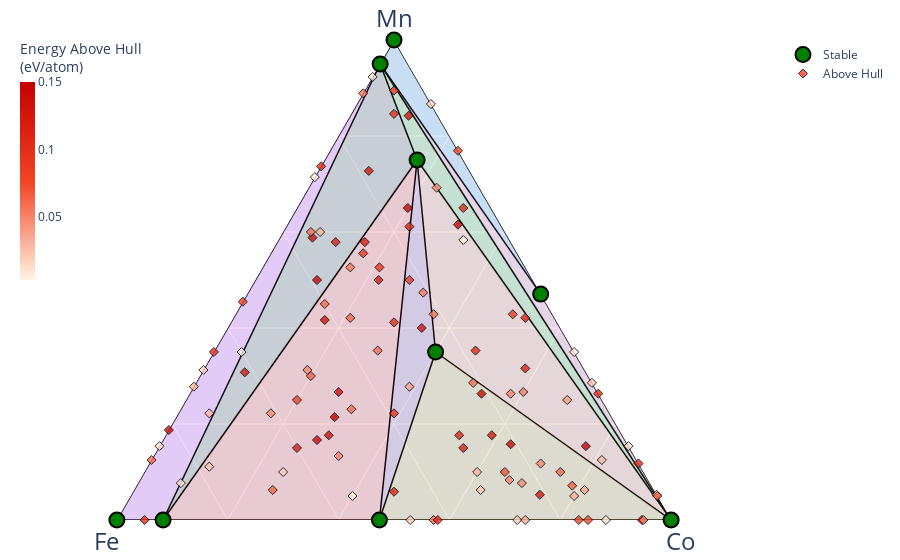

Source (notebook cell):
### Markdown cell above
## View the Phase Diagram

### Code cell
# Plot the phase diagram (for ternary systems)
if result.phase_diagram is not None:
    try:
        fig = explorer.plot_phase_diagram(result, show_unstable=0.150)
        fig.show()
    except Exception as e:
        print(f"Phase diagram plotting not available: {e}")
else:
    print("No phase diagram available (need at least 2 valid candidates)")

### Figure 1 — Plotly figure (JSON) as saved in the notebook; plotly's stock layout.template omitted (floating-point values rounded to 4 significant figures)
{"data": [{"a": [7, 18, null, 0, 0, null, 18, 0, null, 19, 0, null, 7, 0, null, 18, 19, null, 0, 0, null, 0, 0, null, 8, 0, null, 19, 2, null, 0, 7, null, 0, 18, null, 0, 19, null, 8, 19, null, 0, 18, null, 19, 0, null, 8, 2, null], "b": [5, 2, null, 11, 2, null, 2, 0, null, 1, 0, null, 5, 0, null, 2, 1, null, 20, 0, null, 20, 11, null, 0, 0, null, 1, 0, null, 20, 5, null, 11, 2, null, 11, 1, null, 0, 1, null, 20, 2, null, 1, 2, null, 0, 0, null], "c": [8, 4, null, 1, 0, null, 4, 4, null, 0, 4, null, 8, 4, null, 4, 0, null, 18, 4, null, 18, 1, null, 9, 4, null, 0, 0, null, 18, 8, null, 1, 4, null, 1, 0, null, 9, 0, null, 18, 4, null, 0, 0, null, 9, 0, null], "hoverinfo": "none", "line": {"color": "black", "width": 1.5}, "mode": "lines", "showlegend": false, "type": "scatterternary"}, {"a": [2, 19, 8], "b": [0, 1, 0], "c": [0, 0, 9], "fill": "toself", "fillcolor": "#2E91E5", "hovertemplate": "<extra></extra>", "line": {"width": 0}, "mode": "lines", "name": "Mn—Mn<sub>19</sub>Fe—Mn<sub>8</sub>Co<sub>9</sub>", "opacity": 0.15, "showlegend": false, "type": "scatterternary"}, {"a": [0, 19, 8], "b": [0, 1, 0], "c": [4, 0, 9], "fill": "toself", "fillcolor": "#E15F99", "hovertemplate": "<extra></extra>", "line": {"width": 0}, "mode": "lines", "name": "Co—Mn<sub>19</sub>Fe—Mn<sub>8</sub>Co<sub>9</sub>", "opacity": 0.15, "showlegend": false, "type": "scatterternary"}, {"a": [0, 19, 18], "b": [0, 1, 2], "c": [4, 0, 4], "fill": "toself", "fillcolor": "#1CA71C", "hovertemplate": "<extra></extra>", "line": {"width": 0}, "mode": "lines", "name": "Co—Mn<sub>19</sub>Fe—Mn<sub>9</sub>FeCo<sub>2</sub>", "opacity": 0.15, "showlegend": false, "type": "scatterternary"}, {"a": [0, 0, 18], "b": [20, 11, 2], "c": [18, 1, 4], "fill": "toself", "fillcolor": "#FB0D0D", "hovertemplate": "<extra></extra>", "line": {"width": 0}, "mode": "lines", "name": "Fe<sub>10</sub>Co<sub>9</sub>—Fe<sub>11</sub>Co—Mn<sub>9</sub>FeCo<sub>2</sub>", "opacity": 0.15, "showlegend": false, "type": "scatterternary"}, {"a": [0, 0, 19], "b": [2, 11, 1], "c": [0, 1, 0], "fill": "toself", "fillcolor": "#DA16FF", "hovertemplate": "<extra></extra>", "line": {"width": 0}, "mode": "lines", "name": "Fe—Fe<sub>11</sub>Co—Mn<sub>19</sub>Fe", "opacity": 0.15, "showlegend": false, "type": "scatterternary"}, {"a": [0, 19, 18], "b": [11, 1, 2], "c": [1, 0, 4], "fill": "toself", "fillcolor": "#222A2A", "hovertemplate": "<extra></extra>", "line": {"width": 0}, "mode": "lines", "name": "Fe<sub>11</sub>Co—Mn<sub>19</sub>Fe—Mn<sub>9</sub>FeCo<sub>2</sub>", "opacity": 0.15, "showlegend": false, "type": "scatterternary"}, {"a": [0, 0, 7], "b": [0, 20, 5], "c": [4, 18, 8], "fill": "toself", "fillcolor": "#B68100", "hovertemplate": "<extra></extra>", "line": {"width": 0}, "mode": "lines", "name": "Co—Fe<sub>10</sub>Co<sub>9</sub>—Mn<sub>7</sub>Fe<sub>5</sub>Co<sub>8</sub>", "opacity": 0.15, "showlegend": false, "type": "scatterternary"}, {"a": [0, 7, 18], "b": [20, 5, 2], "c": [18, 8, 4], "fill": "toself", "fillcolor": "#750D86", "hovertemplate": "<extra></extra>", "line": {"width": 0}, "mode": "lines", "name": "Fe<sub>10</sub>Co<sub>9</sub>—Mn<sub>7</sub>Fe<sub>5</sub>Co<sub>8</sub>—Mn<sub>9</sub>FeCo<sub>2</sub>", "opacity": 0.15, "showlegend": false, "type": "scatterternary"}, {"a": [0, 7, 18], "b": [0, 5, 2], "c": [4, 8, 4], "fill": "toself", "fillcolor": "#EB663B", "hovertemplate": "<extra></extra>", "line": {"width": 0}, "mode": "lines", "name": "Co—Mn<sub>7</sub>Fe<sub>5</sub>Co<sub>8</sub>—Mn<sub>9</sub>FeCo<sub>2</sub>", "opacity": 0.15, "showlegend": false, "type": "scatterternary"}, {"a": [7, 18, 0, 0, 0, 19, 0, 8, 2], "b": [5, 2, 11, 2, 0, 1, 20, 0, 0], "c": [8, 4, 1, 0, 4, 0, 18, 9, 0], "cliponaxis": false, "hoverinfo": "text", "hoverlabel": {"font": {"size": 14}}, "hovertext": ["Mn<sub>7</sub>Fe<sub>5</sub>Co<sub>8</sub> (Co8Fe5Mn7 (P4-m)) <br>  Formation energy: -0.058 eV/atom <br>  (Stable)<br><br> Mn: 0.35<br> Fe: 0.25<br> Co: 0.4", "Mn<sub>9</sub>FeCo<sub>2</sub> (Co2FeMn9 (Cm)) <br>  Formation energy: -0.085 eV/atom <br>  (Stable)<br><br> Mn: 0.75<br> Fe: 0.083333<br> Co: 0.166667", "Fe<sub>11</sub>Co (CoFe11 (P2-m)) <br>  Formation energy: -0.023 eV/atom <br>  (Stable)<br><br> Mn: 0.0<br> Fe: 0.916667<br> Co: 0.083333", "Fe (Fe (Im-3m)) <br>  Formation energy: 0.0 eV/atom <br>  (Stable)<br><br> Mn: 0.0<br> Fe: 1.0<br> Co: 0.0", "Co (Co (Fm-3m)) <br>  Formation energy: 0.0 eV/atom <br>  (Stable)<br><br> Mn: 0.0<br> Fe: 0.0<br> Co: 1.0", "Mn<sub>19</sub>Fe (FeMn19 (P1)) <br>  Formation energy: -0.055 eV/atom <br>  (Stable)<br><br> Mn: 0.95<br> Fe: 0.05<br> Co: 0.0", "Fe<sub>10</sub>Co<sub>9</sub> (Co9Fe10 (Cm)) <br>  Formation energy: -0.039 eV/atom <br>  (Stable)<br><br> Mn: 0.0<br> Fe: 0.526316<br> Co: 0.473684", "Mn<sub>8</sub>Co<sub>9</sub> (Co9Mn8 (P1)) <br>  Formation energy: -0.003 eV/atom <br>  (Stable)<br><br> Mn: 0.470588<br> Fe: 0.0<br> Co: 0.529412", "Mn (Mn (Im-3m)) <br>  Formation energy: 0.0 eV/atom <br>  (Stable)<br><br> Mn: 1.0<br> Fe: 0.0<br> Co: 0.0"], "marker": {"color": "green", "line": {"color": "black", "width": 2}, "size": 15, "symbol": "circle"}, "mode": "markers", "name": "Stable", "showlegend": true, "type": "scatterternary"}, {"a": [0, 0, 0, 0, 0, 0, 0, 0, 0, 0, 0, 1, 1, 1, 2, 3, 2, 3, 1, 1, 2, 2, 2, 1, 2, 1, 1, 4, 2, 2, 2, 2, 2, 2, 2, 4, 4, 2, 3, 3, 6, 3, 6, 3, 3, 3, 3, 3, 3, 4, 4, 4, 4, 4, 4, 4, 8, 5, 10, 5, 5, 5, 5, 5, 5, 5, 10, 5, 6, 6, 6, 6, 12, 7, 14, 7, 7, 7, 8, 8, 8, 8, 16, 8, 9, 9, 9, 9, 9, 9, 9, 10, 10, 10, 10, 10, 22, 11, 11, 11, 24, 12, 13, 13, 13, 14, 16, 17], "b": [1, 2, 2, 4, 6, 3, 5, 5, 24, 8, 38, 0, 0, 2, 4, 9, 6, 9, 3, 4, 10, 14, 14, 8, 22, 11, 11, 0, 0, 0, 1, 1, 3, 3, 5, 16, 22, 13, 4, 4, 10, 5, 12, 6, 7, 9, 10, 12, 13, 1, 2, 3, 7, 7, 8, 11, 26, 0, 4, 3, 4, 5, 6, 6, 8, 11, 22, 13, 1, 2, 3, 3, 12, 0, 2, 5, 12, 13, 1, 1, 1, 2, 10, 7, 1, 4, 4, 5, 5, 7, 8, 0, 5, 5, 6, 6, 2, 3, 5, 6, 2, 7, 0, 1, 3, 5, 1, 1], "c": [5, 36, 38, 30, 8, 17, 13, 14, 27, 11, 2, 18, 19, 11, 26, 18, 16, 27, 16, 14, 20, 0, 2, 8, 2, 4, 8, 10, 11, 15, 10, 13, 12, 15, 13, 10, 0, 5, 10, 12, 4, 9, 8, 11, 4, 5, 5, 5, 0, 11, 9, 7, 4, 7, 1, 3, 2, 14, 0, 11, 10, 2, 0, 7, 3, 0, 8, 0, 7, 11, 5, 8, 10, 13, 8, 5, 1, 0, 0, 4, 10, 1, 14, 4, 3, 5, 6, 1, 4, 2, 3, 3, 3, 4, 1, 3, 2, 4, 3, 2, 0, 1, 2, 6, 4, 0, 2, 1], "cliponaxis": false, "hoverinfo": "text", "hoverlabel": {"font": {"size": 14}}, "hovertext": ["FeCo<sub>5</sub> (Co5Fe (P6-mmm)) <br>  Formation energy: 0.066 eV/atom <br>  Energy Above Hull: (+0.078 eV/atom)<br><br> Mn: 0.0<br> Fe: 0.166667<br> Co: 0.833333", "FeCo<sub>18</sub> (Co18Fe (Cm)) <br>  Formation energy: 0.077 eV/atom <br>  Energy Above Hull: (+0.081 eV/atom)<br><br> Mn: 0.0<br> Fe: 0.052632<br> Co: 0.947368", "FeCo<sub>19</sub> (Co19Fe (Cm)) <br>  Formation energy: 0.048 eV/atom <br>  Energy Above Hull: (+0.052 eV/atom)<br><br> Mn: 0.0<br> Fe: 0.05<br> Co: 0.95", "Fe<sub>2</sub>Co<sub>15</sub> (Co15Fe2 (C2-m)) <br>  Formation energy: 0.0 eV/atom <br>  Energy Above Hull: (+0.009 eV/atom)<br><br> Mn: 0.0<br> Fe: 0.117647<br> Co: 0.882353", "Fe<sub>3</sub>Co<sub>4</sub> (Co4Fe3 (I4mm)) <br>  Formation energy: 0.028 eV/atom <br>  Energy Above Hull: (+0.06 eV/atom)<br><br> Mn: 0.0<br> Fe: 0.428571<br> Co: 0.571429", "Fe<sub>3</sub>Co<sub>17</sub> (Co17Fe3 (P1)) <br>  Formation energy: 0.064 eV/atom <br>  Energy Above Hull: (+0.075 eV/atom)<br><br> Mn: 0.0<br> Fe: 0.15<br> Co: 0.85", "Fe<sub>5</sub>Co<sub>13</sub> (Co13Fe5 (P-31m)) <br>  Formation energy: -0.0 eV/atom <br>  Energy Above Hull: (+0.02 eV/atom)<br><br> Mn: 0.0<br> Fe: 0.277778<br> Co: 0.722222", "Fe<sub>5</sub>Co<sub>14</sub> (Co14Fe5 (P1)) <br>  Formation energy: 0.012 eV/atom <br>  Energy Above Hull: (+0.032 eV/atom)<br><br> Mn: 0.0<br> Fe: 0.263158<br> Co: 0.736842", "Fe<sub>8</sub>Co<sub>9</sub> (Co9Fe8 (R-3m)) <br>  Formation energy: -0.015 eV/atom <br>  Energy Above Hull: (+0.02 eV/atom)<br><br> Mn: 0.0<br> Fe: 0.470588<br> Co: 0.529412", "Fe<sub>8</sub>Co<sub>11</sub> (Co11Fe8 (Pm)) <br>  Formation energy: 0.072 eV/atom <br>  Energy Above Hull: (+0.103 eV/atom)<br><br> Mn: 0.0<br> Fe: 0.421053<br> Co: 0.578947", "Fe<sub>19</sub>Co (CoFe19 (Cm)) <br>  Formation energy: 0.087 eV/atom <br>  Energy Above Hull: (+0.101 eV/atom)<br><br> Mn: 0.0<br> Fe: 0.95<br> Co: 0.05", "MnCo<sub>18</sub> (Co18Mn (P-1)) <br>  Formation energy: 0.003 eV/atom <br>  Energy Above Hull: (+0.003 eV/atom)<br><br> Mn: 0.052632<br> Fe: 0.0<br> Co: 0.947368", "MnCo<sub>19</sub> (Co19Mn (P1)) <br>  Formation energy: 0.068 eV/atom <br>  Energy Above Hull: (+0.069 eV/atom)<br><br> Mn: 0.05<br> Fe: 0.0<br> Co: 0.95", "MnFe<sub>2</sub>Co<sub>11</sub> (Co11Fe2Mn (P1)) <br>  Formation energy: 0.047 eV/atom <br>  Energy Above Hull: (+0.066 eV/atom)<br><br> Mn: 0.071429<br> Fe: 0.142857<br> Co: 0.785714", "MnFe<sub>2</sub>Co<sub>13</sub> (Co13Fe2Mn (Amm2)) <br>  Formation energy: 0.02 eV/atom <br>  Energy Above Hull: (+0.036 eV/atom)<br><br> Mn: 0.0625<br> Fe: 0.125<br> Co: 0.8125", "Mn(FeCo<sub>2</sub>)<sub>3</sub> (Co6Fe3Mn (R3m)) <br>  Formation energy: -0.005 eV/atom <br>  Energy Above Hull: (+0.028 eV/atom)<br><br> Mn: 0.1<br> Fe: 0.3<br> Co: 0.6", "MnFe<sub>3</sub>Co<sub>8</sub> (Co8Fe3Mn (Pm)) <br>  Formation energy: 0.023 eV/atom <br>  Energy Above Hull: (+0.051 eV/atom)<br><br> Mn: 0.083333<br> Fe: 0.25<br> Co: 0.666667", "Mn(FeCo<sub>3</sub>)<sub>3</sub> (Co9Fe3Mn (R3m)) <br>  Formation energy: 0.019 eV/atom <br>  Energy Above Hull: (+0.045 eV/atom)<br><br> Mn: 0.076923<br> Fe: 0.230769<br> Co: 0.692308", "MnFe<sub>3</sub>Co<sub>16</sub> (Co16Fe3Mn (Pm)) <br>  Formation energy: 0.015 eV/atom <br>  Energy Above Hull: (+0.032 eV/atom)<br><br> Mn: 0.05<br> Fe: 0.15<br> Co: 0.8", "Mn(Fe<sub>2</sub>Co<sub>7</sub>)<sub>2</sub> (Co14Fe4Mn (P1)) <br>  Formation energy: 0.102 eV/atom <br>  Energy Above Hull: (+0.124 eV/atom)<br><br> Mn: 0.052632<br> Fe: 0.210526<br> Co: 0.736842", "Mn(FeCo<sub>2</sub>)<sub>5</sub> (Co10Fe5Mn (C2)) <br>  Formation energy: -0.007 eV/atom <br>  Energy Above Hull: (+0.023 eV/atom)<br><br> Mn: 0.0625<br> Fe: 0.3125<br> Co: 0.625", "MnFe<sub>7</sub> (Fe7Mn (Cmmm)) <br>  Formation energy: 0.054 eV/atom <br>  Energy Above Hull: (+0.061 eV/atom)<br><br> Mn: 0.125<br> Fe: 0.875<br> Co: 0.0", "MnFe<sub>7</sub>Co (CoFe7Mn (Cm)) <br>  Formation energy: -0.012 eV/atom <br>  Energy Above Hull: (+0.021 eV/atom)<br><br> Mn: 0.111111<br> Fe: 0.777778<br> Co: 0.111111", "Mn(FeCo)<sub>8</sub> (Co8Fe8Mn (P1)) <br>  Formation energy: 0.072 eV/atom <br>  Energy Above Hull: (+0.114 eV/atom)<br><br> Mn: 0.058824<br> Fe: 0.470588<br> Co: 0.470588", "MnFe<sub>11</sub>Co (CoFe11Mn (Cm)) <br>  Formation energy: -0.017 eV/atom <br>  Energy Above Hull: (+0.009 eV/atom)<br><br> Mn: 0.076923<br> Fe: 0.846154<br> Co: 0.076923", "MnFe<sub>11</sub>Co<sub>4</sub> (Co4Fe11Mn (P1)) <br>  Formation energy: 0.028 eV/atom <br>  Energy Above Hull: (+0.063 eV/atom)<br><br> Mn: 0.0625<br> Fe: 0.6875<br> Co: 0.25", "MnFe<sub>11</sub>Co<sub>8</sub> (Co8Fe11Mn (P1)) <br>  Formation energy: -0.034 eV/atom <br>  Energy Above Hull: (+0.006 eV/atom)<br><br> Mn: 0.05<br> Fe: 0.55<br> Co: 0.4", "Mn<sub>2</sub>Co<sub>5</sub> (Co5Mn2 (C2-m)) <br>  Formation energy: 0.018 eV/atom <br>  Energy Above Hull: (+0.02 eV/atom)<br><br> Mn: 0.285714<br> Fe: 0.0<br> Co: 0.714286", "Mn<sub>2</sub>Co<sub>11</sub> (Co11Mn2 (P-1)) <br>  Formation energy: 0.012 eV/atom <br>  Energy Above Hull: (+0.013 eV/atom)<br><br> Mn: 0.153846<br> Fe: 0.0<br> Co: 0.846154", "Mn<sub>2</sub>Co<sub>15</sub> (Co15Mn2 (P1)) <br>  Formation energy: 0.101 eV/atom <br>  Energy Above Hull: (+0.102 eV/atom)<br><br> Mn: 0.117647<br> Fe: 0.0<br> Co: 0.882353", "Mn<sub>2</sub>FeCo<sub>10</sub> (Co10FeMn2 (P1)) <br>  Formation energy: 0.123 eV/atom <br>  Energy Above Hull: (+0.145 eV/atom)<br><br> Mn: 0.153846<br> Fe: 0.076923<br> Co: 0.769231", "Mn<sub>2</sub>FeCo<sub>13</sub> (Co13FeMn2 (Pm)) <br>  Formation energy: 0.009 eV/atom <br>  Energy Above Hull: (+0.028 eV/atom)<br><br> Mn: 0.125<br> Fe: 0.0625<br> Co: 0.8125", "Mn<sub>2</sub>(FeCo<sub>4</sub>)<sub>3</sub> (Co12Fe3Mn2 (P1)) <br>  Formation energy: 0.021 eV/atom <br>  Energy Above Hull: (+0.048 eV/atom)<br><br> Mn: 0.117647<br> Fe: 0.176471<br> Co: 0.705882", "Mn<sub>2</sub>(FeCo<sub>5</sub>)<sub>3</sub> (Co15Fe3Mn2 (P1)) <br>  Formation energy: 0.039 eV/atom <br>  Energy Above Hull: (+0.062 eV/atom)<br><br> Mn: 0.1<br> Fe: 0.15<br> Co: 0.75", "Mn<sub>2</sub>Fe<sub>5</sub>Co<sub>13</sub> (Co13Fe5Mn2 (Pm)) <br>  Formation energy: 0.04 eV/atom <br>  Energy Above Hull: (+0.07 eV/atom)<br><br> Mn: 0.1<br> Fe: 0.25<br> Co: 0.65", "Mn<sub>2</sub>Fe<sub>8</sub>Co<sub>5</sub> (Co5Fe8Mn2 (Cm)) <br>  Formation energy: 0.004 eV/atom <br>  Energy Above Hull: (+0.048 eV/atom)<br><br> Mn: 0.133333<br> Fe: 0.533333<br> Co: 0.333333", "Mn<sub>2</sub>Fe<sub>11</sub> (Fe11Mn2 (C2-m)) <br>  Formation energy: 0.002 eV/atom <br>  Energy Above Hull: (+0.011 eV/atom)<br><br> Mn: 0.153846<br> Fe: 0.846154<br> Co: 0.0", "Mn<sub>2</sub>Fe<sub>13</sub>Co<sub>5</sub> (Co5Fe13Mn2 (P1)) <br>  Formation energy: -0.019 eV/atom <br>  Energy Above Hull: (+0.019 eV/atom)<br><br> Mn: 0.1<br> Fe: 0.65<br> Co: 0.25", "Mn<sub>3</sub>(Fe<sub>2</sub>Co<sub>5</sub>)<sub>2</sub> (Co10Fe4Mn3 (P1)) <br>  Formation energy: 0.085 eV/atom <br>  Energy Above Hull: (+0.122 eV/atom)<br><br> Mn: 0.176471<br> Fe: 0.235294<br> Co: 0.588235", "Mn<sub>3</sub>(FeCo<sub>3</sub>)<sub>4</sub> (Co12Fe4Mn3 (P1)) <br>  Formation energy: 0.106 eV/atom <br>  Energy Above Hull: (+0.14 eV/atom)<br><br> Mn: 0.157895<br> Fe: 0.210526<br> Co: 0.631579", "Mn<sub>3</sub>Fe<sub>5</sub>Co<sub>2</sub> (Co2Fe5Mn3 (Cm)) <br>  Formation energy: 0.014 eV/atom <br>  Energy Above Hull: (+0.066 eV/atom)<br><br> Mn: 0.3<br> Fe: 0.5<br> Co: 0.2", "Mn<sub>3</sub>Fe<sub>5</sub>Co<sub>9</sub> (Co9Fe5Mn3 (P1)) <br>  Formation energy: 0.065 eV/atom <br>  Energy Above Hull: (+0.107 eV/atom)<br><br> Mn: 0.176471<br> Fe: 0.294118<br> Co: 0.529412", "Mn<sub>3</sub>(Fe<sub>3</sub>Co<sub>2</sub>)<sub>2</sub> (Co4Fe6Mn3 (Cm)) <br>  Formation energy: 0.009 eV/atom <br>  Energy Above Hull: (+0.06 eV/atom)<br><br> Mn: 0.230769<br> Fe: 0.461538<br> Co: 0.307692", "Mn<sub>3</sub>Fe<sub>6</sub>Co<sub>11</sub> (Co11Fe6Mn3 (P1)) <br>  Formation energy: 0.072 eV/atom <br>  Energy Above Hull: (+0.112 eV/atom)<br><br> Mn: 0.15<br> Fe: 0.3<br> Co: 0.55", "Mn<sub>3</sub>Fe<sub>7</sub>Co<sub>4</sub> (Co4Fe7Mn3 (P1)) <br>  Formation energy: 0.102 eV/atom <br>  Energy Above Hull: (+0.15 eV/atom)<br><br> Mn: 0.214286<br> Fe: 0.5<br> Co: 0.285714", "Mn<sub>3</sub>Fe<sub>9</sub>Co<sub>5</sub> (Co5Fe9Mn3 (P1)) <br>  Formation energy: 0.084 eV/atom <br>  Energy Above Hull: (+0.13 eV/atom)<br><br> Mn: 0.176471<br> Fe: 0.529412<br> Co: 0.294118", "Mn<sub>3</sub>(Fe<sub>2</sub>Co)<sub>5</sub> (Co5Fe10Mn3 (Pm)) <br>  Formation energy: 0.097 eV/atom <br>  Energy Above Hull: (+0.141 eV/atom)<br><br> Mn: 0.166667<br> Fe: 0.555556<br> Co: 0.277778", "Mn<sub>3</sub>Fe<sub>12</sub>Co<sub>5</sub> (Co5Fe12Mn3 (P1)) <br>  Formation energy: 0.077 eV/atom <br>  Energy Above Hull: (+0.118 eV/atom)<br><br> Mn: 0.15<br> Fe: 0.6<br> Co: 0.25", "Mn<sub>3</sub>Fe<sub>13</sub> (Fe13Mn3 (P2-m)) <br>  Formation energy: 0.125 eV/atom <br>  Energy Above Hull: (+0.136 eV/atom)<br><br> Mn: 0.1875<br> Fe: 0.8125<br> Co: 0.0", "Mn<sub>4</sub>FeCo<sub>11</sub> (Co11FeMn4 (P1)) <br>  Formation energy: 0.007 eV/atom <br>  Energy Above Hull: (+0.039 eV/atom)<br><br> Mn: 0.25<br> Fe: 0.0625<br> Co: 0.6875", "Mn<sub>4</sub>Fe<sub>2</sub>Co<sub>9</sub> (Co9Fe2Mn4 (P1)) <br>  Formation energy: 0.012 eV/atom <br>  Energy Above Hull: (+0.052 eV/atom)<br><br> Mn: 0.266667<br> Fe: 0.133333<br> Co: 0.6", "Mn<sub>4</sub>Fe<sub>3</sub>Co<sub>7</sub> (Co7Fe3Mn4 (P1)) <br>  Formation energy: 0.009 eV/atom <br>  Energy Above Hull: (+0.058 eV/atom)<br><br> Mn: 0.285714<br> Fe: 0.214286<br> Co: 0.5", "Mn<sub>4</sub>Fe<sub>7</sub>Co<sub>4</sub> (Co4Fe7Mn4 (P1)) <br>  Formation energy: 0.081 eV/atom <br>  Energy Above Hull: (+0.132 eV/atom)<br><br> Mn: 0.266667<br> Fe: 0.466667<br> Co: 0.266667", "Mn<sub>4</sub>(FeCo)<sub>7</sub> (Co7Fe7Mn4 (P1)) <br>  Formation energy: 0.04 eV/atom <br>  Energy Above Hull: (+0.093 eV/atom)<br><br> Mn: 0.222222<br> Fe: 0.388889<br> Co: 0.388889", "Mn<sub>4</sub>Fe<sub>8</sub>Co (CoFe8Mn4 (P1)) <br>  Formation energy: 0.085 eV/atom <br>  Energy Above Hull: (+0.123 eV/atom)<br><br> Mn: 0.307692<br> Fe: 0.615385<br> Co: 0.076923", "Mn<sub>4</sub>Fe<sub>11</sub>Co<sub>3</sub> (Co3Fe11Mn4 (P1)) <br>  Formation energy: 0.004 eV/atom <br>  Energy Above Hull: (+0.048 eV/atom)<br><br> Mn: 0.222222<br> Fe: 0.611111<br> Co: 0.166667", "Mn<sub>4</sub>Fe<sub>13</sub>Co (CoFe13Mn4 (Amm2)) <br>  Formation energy: -0.0 eV/atom <br>  Energy Above Hull: (+0.028 eV/atom)<br><br> Mn: 0.222222<br> Fe: 0.722222<br> Co: 0.055556", "Mn<sub>5</sub>Co<sub>14</sub> (Co14Mn5 (P1)) <br>  Formation energy: 0.099 eV/atom <br>  Energy Above Hull: (+0.101 eV/atom)<br><br> Mn: 0.263158<br> Fe: 0.0<br> Co: 0.736842", "Mn<sub>5</sub>Fe<sub>2</sub> (Fe2Mn5 (C2-m)) <br>  Formation energy: -0.036 eV/atom <br>  Energy Above Hull: (+0.006 eV/atom)<br><br> Mn: 0.714286<br> Fe: 0.285714<br> Co: 0.0", "Mn<sub>5</sub>Fe<sub>3</sub>Co<sub>11</sub> (Co11Fe3Mn5 (P1)) <br>  Formation energy: 0.01 eV/atom <br>  Energy Above Hull: (+0.051 eV/atom)<br><br> Mn: 0.263158<br> Fe: 0.157895<br> Co: 0.578947", "Mn<sub>5</sub>(Fe<sub>2</sub>Co<sub>5</sub>)<sub>2</sub> (Co10Fe4Mn5 (P1)) <br>  Formation energy: 0.093 eV/atom <br>  Energy Above Hull: (+0.139 eV/atom)<br><br> Mn: 0.263158<br> Fe: 0.210526<br> Co: 0.526316", "Mn<sub>5</sub>Fe<sub>5</sub>Co<sub>2</sub> (Co2Fe5Mn5 (P31m)) <br>  Formation energy: 0.069 eV/atom <br>  Energy Above Hull: (+0.128 eV/atom)<br><br> Mn: 0.416667<br> Fe: 0.416667<br> Co: 0.166667", "Mn<sub>5</sub>Fe<sub>6</sub> (Fe6Mn5 (P1)) <br>  Formation energy: 0.053 eV/atom <br>  Energy Above Hull: (+0.08 eV/atom)<br><br> Mn: 0.454545<br> Fe: 0.545455<br> Co: 0.0", "Mn<sub>5</sub>Fe<sub>6</sub>Co<sub>7</sub> (Co7Fe6Mn5 (Pm)) <br>  Formation energy: -0.018 eV/atom <br>  Energy Above Hull: (+0.037 eV/atom)<br><br> Mn: 0.277778<br> Fe: 0.333333<br> Co: 0.388889", "Mn<sub>5</sub>Fe<sub>8</sub>Co<sub>3</sub> (Co3Fe8Mn5 (Pm)) <br>  Formation energy: -0.002 eV/atom <br>  Energy Above Hull: (+0.049 eV/atom)<br><br> Mn: 0.3125<br> Fe: 0.5<br> Co: 0.1875", "Mn<sub>5</sub>Fe<sub>11</sub> (Fe11Mn5 (P4-mmm)) <br>  Formation energy: -0.001 eV/atom <br>  Energy Above Hull: (+0.017 eV/atom)<br><br> Mn: 0.3125<br> Fe: 0.6875<br> Co: 0.0", "Mn<sub>5</sub>Fe<sub>11</sub>Co<sub>4</sub> (Co4Fe11Mn5 (Cm)) <br>  Formation energy: 0.03 eV/atom <br>  Energy Above Hull: (+0.078 eV/atom)<br><br> Mn: 0.25<br> Fe: 0.55<br> Co: 0.2", "Mn<sub>5</sub>Fe<sub>13</sub> (Fe13Mn5 (P-31m)) <br>  Formation energy: 0.012 eV/atom <br>  Energy Above Hull: (+0.028 eV/atom)<br><br> Mn: 0.277778<br> Fe: 0.722222<br> Co: 0.0", "Mn<sub>6</sub>FeCo<sub>7</sub> (Co7FeMn6 (Pm)) <br>  Formation energy: 0.033 eV/atom <br>  Energy Above Hull: (+0.083 eV/atom)<br><br> Mn: 0.428571<br> Fe: 0.071429<br> Co: 0.5", "Mn<sub>6</sub>Fe<sub>2</sub>Co<sub>11</sub> (Co11Fe2Mn6 (Pm)) <br>  Formation energy: 0.069 eV/atom <br>  Energy Above Hull: (+0.111 eV/atom)<br><br> Mn: 0.315789<br> Fe: 0.105263<br> Co: 0.578947", "Mn<sub>6</sub>Fe<sub>3</sub>Co<sub>5</sub> (Co5Fe3Mn6 (P4mm)) <br>  Formation energy: -0.009 eV/atom <br>  Energy Above Hull: (+0.054 eV/atom)<br><br> Mn: 0.428571<br> Fe: 0.214286<br> Co: 0.357143", "Mn<sub>6</sub>Fe<sub>3</sub>Co<sub>8</sub> (Co8Fe3Mn6 (P1)) <br>  Formation energy: 0.052 eV/atom <br>  Energy Above Hull: (+0.104 eV/atom)<br><br> Mn: 0.352941<br> Fe: 0.176471<br> Co: 0.470588", "Mn<sub>6</sub>Fe<sub>6</sub>Co<sub>5</sub> (Co5Fe6Mn6 (Cm)) <br>  Formation energy: -0.001 eV/atom <br>  Energy Above Hull: (+0.059 eV/atom)<br><br> Mn: 0.352941<br> Fe: 0.352941<br> Co: 0.294118", "Mn<sub>7</sub>Co<sub>13</sub> (Co13Mn7 (P1)) <br>  Formation energy: 0.005 eV/atom <br>  Energy Above Hull: (+0.007 eV/atom)<br><br> Mn: 0.35<br> Fe: 0.0<br> Co: 0.65", "Mn<sub>7</sub>FeCo<sub>4</sub> (Co4FeMn7 (Cm)) <br>  Formation energy: -0.065 eV/atom <br>  Energy Above Hull: (+0.003 eV/atom)<br><br> Mn: 0.583333<br> Fe: 0.083333<br> Co: 0.333333", "Mn<sub>7</sub>(FeCo)<sub>5</sub> (Co5Fe5Mn7 (Pm)) <br>  Formation energy: 0.037 eV/atom <br>  Energy Above Hull: (+0.101 eV/atom)<br><br> Mn: 0.411765<br> Fe: 0.294118<br> Co: 0.294118", "Mn<sub>7</sub>Fe<sub>12</sub>Co (CoFe12Mn7 (P1)) <br>  Formation energy: -0.03 eV/atom <br>  Energy Above Hull: (+0.005 eV/atom)<br><br> Mn: 0.35<br> Fe: 0.6<br> Co: 0.05", "Mn<sub>7</sub>Fe<sub>13</sub> (Fe13Mn7 (P1)) <br>  Formation energy: 0.076 eV/atom <br>  Energy Above Hull: (+0.096 eV/atom)<br><br> Mn: 0.35<br> Fe: 0.65<br> Co: 0.0", "Mn<sub>8</sub>Fe (FeMn8 (P1)) <br>  Formation energy: 0.002 eV/atom <br>  Energy Above Hull: (+0.054 eV/atom)<br><br> Mn: 0.888889<br> Fe: 0.111111<br> Co: 0.0", "Mn<sub>8</sub>FeCo<sub>4</sub> (Co4FeMn8 (Pm)) <br>  Formation energy: 0.073 eV/atom <br>  Energy Above Hull: (+0.143 eV/atom)<br><br> Mn: 0.615385<br> Fe: 0.076923<br> Co: 0.307692", "Mn<sub>8</sub>FeCo<sub>10</sub> (Co10FeMn8 (Pm)) <br>  Formation energy: 0.06 eV/atom <br>  Energy Above Hull: (+0.108 eV/atom)<br><br> Mn: 0.421053<br> Fe: 0.052632<br> Co: 0.526316", "Mn<sub>8</sub>Fe<sub>2</sub>Co (CoFe2Mn8 (P-1)) <br>  Formation energy: 0.059 eV/atom <br>  Energy Above Hull: (+0.124 eV/atom)<br><br> Mn: 0.727273<br> Fe: 0.181818<br> Co: 0.090909", "Mn<sub>8</sub>Fe<sub>5</sub>Co<sub>7</sub> (Co7Fe5Mn8 (Cm)) <br>  Formation energy: 0.071 eV/atom <br>  Energy Above Hull: (+0.133 eV/atom)<br><br> Mn: 0.4<br> Fe: 0.25<br> Co: 0.35", "Mn<sub>8</sub>Fe<sub>7</sub>Co<sub>4</sub> (Co4Fe7Mn8 (P1)) <br>  Formation energy: 0.0 eV/atom <br>  Energy Above Hull: (+0.062 eV/atom)<br><br> Mn: 0.421053<br> Fe: 0.368421<br> Co: 0.210526", "Mn<sub>9</sub>FeCo<sub>3</sub> (Co3FeMn9 (Pm)) <br>  Formation energy: -0.034 eV/atom <br>  Energy Above Hull: (+0.045 eV/atom)<br><br> Mn: 0.692308<br> Fe: 0.076923<br> Co: 0.230769", "Mn<sub>9</sub>Fe<sub>4</sub>Co<sub>5</sub> (Co5Fe4Mn9 (P1)) <br>  Formation energy: 0.019 eV/atom <br>  Energy Above Hull: (+0.088 eV/atom)<br><br> Mn: 0.5<br> Fe: 0.222222<br> Co: 0.277778", "Mn<sub>9</sub>(Fe<sub>2</sub>Co<sub>3</sub>)<sub>2</sub> (Co6Fe4Mn9 (P1)) <br>  Formation energy: -0.013 eV/atom <br>  Energy Above Hull: (+0.054 eV/atom)<br><br> Mn: 0.473684<br> Fe: 0.210526<br> Co: 0.315789", "Mn<sub>9</sub>Fe<sub>5</sub>Co (CoFe5Mn9 (P1)) <br>  Formation energy: -0.022 eV/atom <br>  Energy Above Hull: (+0.03 eV/atom)<br><br> Mn: 0.6<br> Fe: 0.333333<br> Co: 0.066667", "Mn<sub>9</sub>Fe<sub>5</sub>Co<sub>4</sub> (Co4Fe5Mn9 (P1)) <br>  Formation energy: 0.051 eV/atom <br>  Energy Above Hull: (+0.119 eV/atom)<br><br> Mn: 0.5<br> Fe: 0.277778<br> Co: 0.222222", "Mn<sub>9</sub>Fe<sub>7</sub>Co<sub>2</sub> (Co2Fe7Mn9 (P1)) <br>  Formation energy: 0.087 eV/atom <br>  Energy Above Hull: (+0.145 eV/atom)<br><br> Mn: 0.5<br> Fe: 0.388889<br> Co: 0.111111", "Mn<sub>9</sub>Fe<sub>8</sub>Co<sub>3</sub> (Co3Fe8Mn9 (P1)) <br>  Formation energy: -0.001 eV/atom <br>  Energy Above Hull: (+0.06 eV/atom)<br><br> Mn: 0.45<br> Fe: 0.4<br> Co: 0.15", "Mn<sub>10</sub>Co<sub>3</sub> (Co3Mn10 (Pm)) <br>  Formation energy: 0.074 eV/atom <br>  Energy Above Hull: (+0.075 eV/atom)<br><br> Mn: 0.769231<br> Fe: 0.0<br> Co: 0.230769", "Mn<sub>10</sub>Fe<sub>5</sub>Co<sub>3</sub> (Co3Fe5Mn10 (Pm)) <br>  Formation energy: 0.016 eV/atom <br>  Energy Above Hull: (+0.085 eV/atom)<br><br> Mn: 0.555556<br> Fe: 0.277778<br> Co: 0.166667", "Mn<sub>10</sub>Fe<sub>5</sub>Co<sub>4</sub> (Co4Fe5Mn10 (P1)) <br>  Formation energy: 0.019 eV/atom <br>  Energy Above Hull: (+0.088 eV/atom)<br><br> Mn: 0.526316<br> Fe: 0.263158<br> Co: 0.210526", "Mn<sub>10</sub>Fe<sub>6</sub>Co (CoFe6Mn10 (P31m)) <br>  Formation energy: 0.079 eV/atom <br>  Energy Above Hull: (+0.129 eV/atom)<br><br> Mn: 0.588235<br> Fe: 0.352941<br> Co: 0.058824", "Mn<sub>10</sub>(Fe<sub>2</sub>Co)<sub>3</sub> (Co3Fe6Mn10 (P1)) <br>  Formation energy: -0.013 eV/atom <br>  Energy Above Hull: (+0.054 eV/atom)<br><br> Mn: 0.526316<br> Fe: 0.315789<br> Co: 0.157895", "Mn<sub>11</sub>FeCo (CoFeMn11 (Cm)) <br>  Formation energy: 0.03 eV/atom <br>  Energy Above Hull: (+0.098 eV/atom)<br><br> Mn: 0.846154<br> Fe: 0.076923<br> Co: 0.076923", "Mn<sub>11</sub>Fe<sub>3</sub>Co<sub>4</sub> (Co4Fe3Mn11 (P1)) <br>  Formation energy: 0.028 eV/atom <br>  Energy Above Hull: (+0.104 eV/atom)<br><br> Mn: 0.611111<br> Fe: 0.166667<br> Co: 0.222222", "Mn<sub>11</sub>Fe<sub>5</sub>Co<sub>3</sub> (Co3Fe5Mn11 (P1)) <br>  Formation energy: 0.044 eV/atom <br>  Energy Above Hull: (+0.115 eV/atom)<br><br> Mn: 0.578947<br> Fe: 0.263158<br> Co: 0.157895", "Mn<sub>11</sub>(Fe<sub>3</sub>Co)<sub>2</sub> (Co2Fe6Mn11 (P1)) <br>  Formation energy: 0.057 eV/atom <br>  Energy Above Hull: (+0.117 eV/atom)<br><br> Mn: 0.578947<br> Fe: 0.315789<br> Co: 0.105263", "Mn<sub>12</sub>Fe (FeMn12 (C2-m)) <br>  Formation energy: -0.045 eV/atom <br>  Energy Above Hull: (+0.008 eV/atom)<br><br> Mn: 0.923077<br> Fe: 0.076923<br> Co: 0.0", "Mn<sub>12</sub>Fe<sub>7</sub>Co (CoFe7Mn12 (P1)) <br>  Formation energy: 0.01 eV/atom <br>  Energy Above Hull: (+0.058 eV/atom)<br><br> Mn: 0.6<br> Fe: 0.35<br> Co: 0.05", "Mn<sub>13</sub>Co<sub>2</sub> (Co2Mn13 (P1)) <br>  Formation energy: 0.017 eV/atom <br>  Energy Above Hull: (+0.018 eV/atom)<br><br> Mn: 0.866667<br> Fe: 0.0<br> Co: 0.133333", "Mn<sub>13</sub>FeCo<sub>6</sub> (Co6FeMn13 (P1)) <br>  Formation energy: 0.053 eV/atom <br>  Energy Above Hull: (+0.106 eV/atom)<br><br> Mn: 0.65<br> Fe: 0.05<br> Co: 0.3", "Mn<sub>13</sub>Fe<sub>3</sub>Co<sub>4</sub> (Co4Fe3Mn13 (P1)) <br>  Formation energy: 0.064 eV/atom <br>  Energy Above Hull: (+0.143 eV/atom)<br><br> Mn: 0.65<br> Fe: 0.15<br> Co: 0.2", "Mn<sub>14</sub>Fe<sub>5</sub> (Fe5Mn14 (P1)) <br>  Formation energy: 0.062 eV/atom <br>  Energy Above Hull: (+0.104 eV/atom)<br><br> Mn: 0.736842<br> Fe: 0.263158<br> Co: 0.0", "Mn<sub>16</sub>FeCo<sub>2</sub> (Co2FeMn16 (P1)) <br>  Formation energy: 0.072 eV/atom <br>  Energy Above Hull: (+0.128 eV/atom)<br><br> Mn: 0.842105<br> Fe: 0.052632<br> Co: 0.105263", "Mn<sub>17</sub>FeCo (CoFeMn17 (Pm)) <br>  Formation energy: 0.03 eV/atom <br>  Energy Above Hull: (+0.087 eV/atom)<br><br> Mn: 0.894737<br> Fe: 0.052632<br> Co: 0.052632"], "marker": {"color": [0.078, 0.081, 0.052, 0.009, 0.06, 0.075, 0.02, 0.032, 0.02, 0.103, 0.101, 0.003, 0.069, 0.066, 0.036, 0.028, 0.051, 0.045, 0.032, 0.124, 0.023, 0.061, 0.021, 0.114, 0.009, 0.063, 0.006, 0.02, 0.013, 0.102, 0.145, 0.028, 0.048, 0.062, 0.07, 0.048, 0.011, 0.019, 0.122, 0.14, 0.066, 0.107, 0.06, 0.112, 0.15, 0.13, 0.141, 0.118, 0.136, 0.039, 0.052, 0.058, 0.132, 0.093, 0.123, 0.048, 0.028, 0.101, 0.006, 0.051, 0.139, 0.128, 0.08, 0.037, 0.049, 0.017, 0.078, 0.028, 0.083, 0.111, 0.054, 0.104, 0.059, 0.007, 0.003, 0.101, 0.005, 0.096, 0.054, 0.143, 0.108, 0.124, 0.133, 0.062, 0.045, 0.088, 0.054, 0.03, 0.119, 0.145, 0.06, 0.075, 0.085, 0.088, 0.129, 0.054, 0.098, 0.104, 0.115, 0.117, 0.008, 0.058, 0.018, 0.106, 0.143, 0.104, 0.128, 0.087], "colorbar": {"len": 0.5, "thickness": 0.02, "thicknessmode": "fraction", "title": {"text": "Energy Above Hull<br>(eV/atom)"}, "x": 0, "xpad": 0, "y": 1, "yanchor": "top", "ypad": 0}, "colorscale": [[0, "#fff5e3"], [0.5, "#f24324"], [1, "#c40000"]], "line": {"color": "black", "width": 1}, "opacity": 0.8, "size": 7, "symbol": "diamond"}, "mode": "markers", "name": "Above Hull", "showlegend": true, "type": "scatterternary"}], "layout": {"autosize": true, "coloraxis": {"colorbar": {"x": 1, "y": 0.05, "yanchor": "top"}}, "margin": {"b": 40, "l": 20, "r": 20, "t": 40}, "paper_bgcolor": "rgba(0,0,0,0)", "plot_bgcolor": "rgba(0,0,0,0)", "showlegend": true, "ternary": {"aaxis": {"layer": "below traces", "showgrid": true, "showticklabels": true, "tickfont": {"color": "rgba(0,0,0,0)", "size": 7}, "title": {"font": {"size": 24}, "text": "Mn"}}, "baxis": {"layer": "below traces", "min": 0, "showgrid": true, "showticklabels": true, "tickfont": {"color": "rgba(0,0,0,0)", "size": 7}, "title": {"font": {"size": 24}, "text": "Fe"}}, "caxis": {"layer": "below traces", "min": 0, "showgrid": true, "showticklabels": true, "tickfont": {"color": "rgba(0,0,0,0)", "size": 7}, "title": {"font": {"size": 24}, "text": "Co"}}, "sum": 1}}}
